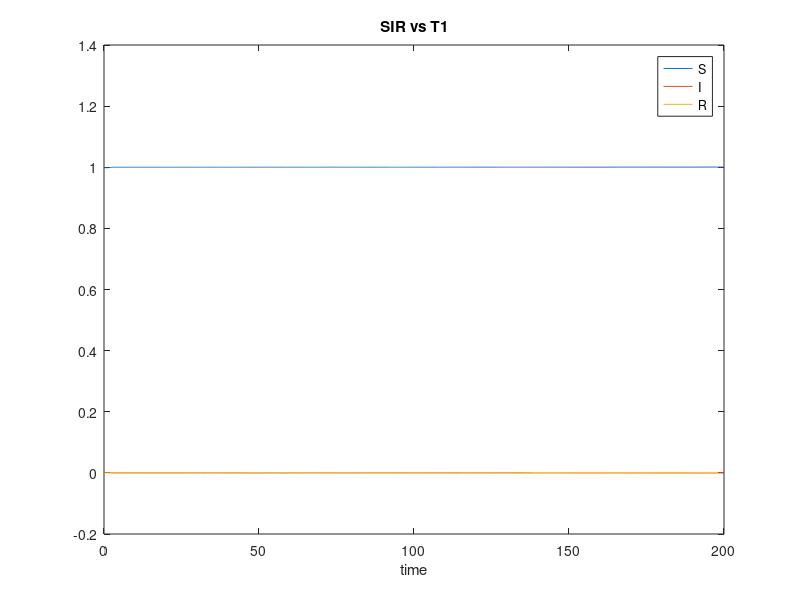
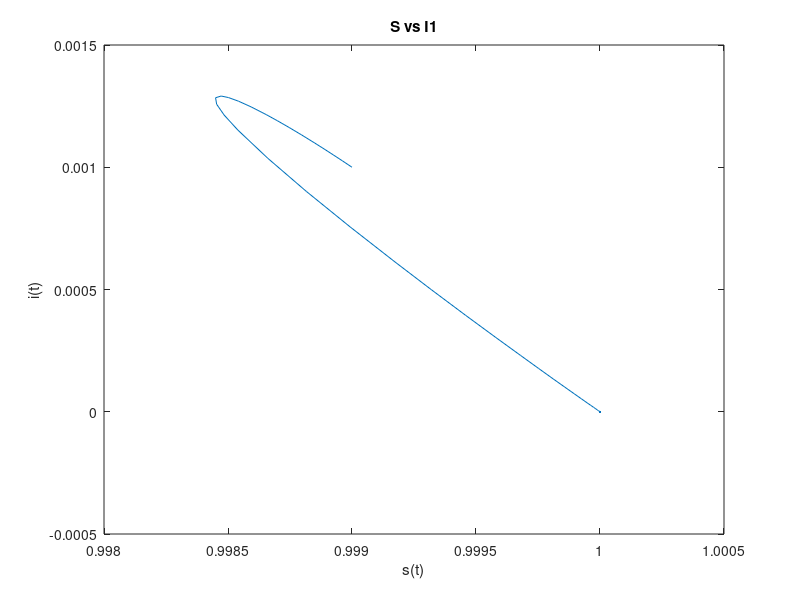
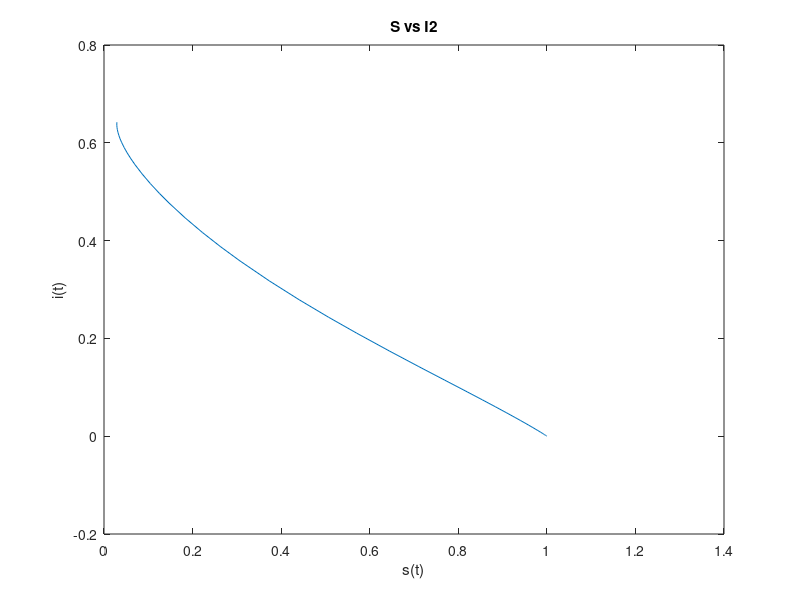
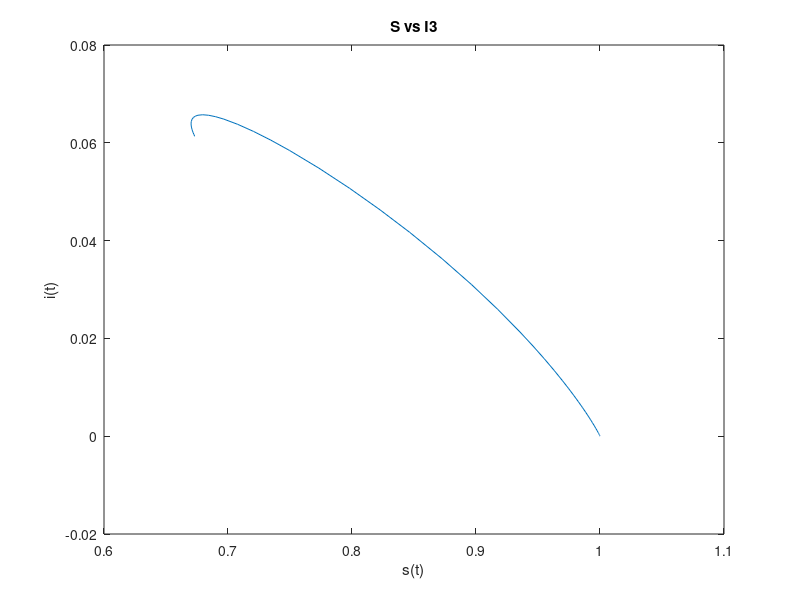

The MATLAB script that drew these images, in order: (Note: a time limit stopped this script after it produced the figures.)
%%%%%%% 2 %%%%%%%%%
function f = final_2


function [tg,fg] = getSIR(s_0,i_0,r_0,alpha,beta,lambda,maxTime)

function ff = odeSIR(s,i,r,alpha,beta,lambda,t)
ff = [lambda - lambda*s - beta*s*i ;beta*s*i - alpha*i - lambda*i ; alpha*i - lambda*r];
end

sir_0 = [s_0 i_0 r_0];


[t,sir] = ode45(@(t,sir) odeSIR(sir(1),sir(2),sir(3),alpha,beta,t),[0,maxTime],sir_0);

%return sir
fg = sir;
tg = t;
end

function fh = plotSirVsTime(sir,t,id)
fig=figure;
plot(t,sir(:,1:1),t,sir(:,2:2),t,sir(:,3:3));
title(strcat('SIR vs T ',id));
legend('S','I','R');
xlabel('time');
saveas(fig,strcat('SIRvTIME_',id),'png');
end

function fi = plotSvsI(sir,id)
fig2 = figure;
plot(sir(:,1:1),sir(:,2:2));
title(strcat('S vs I ',id));
xlabel('s(t)');
ylabel('i(t)');
saveas(fig2,strcat('SvI_',id), 'png');
end

%1 
[t1,sir1] = getSIR(0.999,0.001,0.0,1/3,1.05,1/60,200);
plotSirVsTime(sir1,t1,'1');

%2 
plotSvsI(sir1,'1');

%3
%Jacobian function
function jac = jacobian(s,i,r,alpha,beta,lambda)
jac = [-lambda-beta*i -beta*s 0;
       beta*i beta*s-alpha-lambda 0;
       0 alpha -lambda;];
end

%reach equalibrium
[t3,equalibrium] = getSIR(0.999,0.001,0.0,1/3,1.05,1/60,100);
jacob = jacobian(equalibrium(1),equalibrium(2),equalibrium(3),1/3,1.05,1/60)
evs = eig(jacob)
%equalibrium

%4
function init = initialSIR
%pick random s
s =  rand;
range = 1-s;
i = range*rand;
r = 1 - (s + i);

init = [s i r ];
end



    init2 = initialSIR
    [t2,sir2] = getSIR(init2(1),init2(2),init2(3),1/3,1.05,1/60,200);
    plotSvsI(sir2,'2');

    init3 = initialSIR
    [t3,sir3] = getSIR(init3(1),init3(2),init3(3),1/3,1.05,1/60,200);
    plotSvsI(sir3,'3');

    init4 = initialSIR
    [t4,sir4] = getSIR(init4(1),init4(2),init4(3),1/3,1.05,1/60,200);
    plotSvsI(sir4,'4');

    init5 = initialSIR
    [t5,sir5] = getSIR(init5(1),init5(2),init5(3),1/3,1.05,1/60,200);
    plotSvsI(sir5,'5');

    init6 = initialSIR
    [t6,sir6] = getSIR(init6(1),init6(2),init6(3),0.1,0.3,3,200);
    plotSvsI(sir6,'6');


%plot all on one graph.
fig2 = figure;
plot(sir1(:,1:1),sir1(:,2:2),sir2(:,1:1),sir2(:,2:2),sir3(:,1:1),sir3(:,2:2),sir4(:,1:1),sir4(:,2:2),sir5(:,1:1),sir5(:,2:2),sir6(:,1:1),sir6(:,2:2));
legend('Start point 1','Start point 2','Start point 3','Start point 4','Start point 5','Start point 6');
title('S vs I ALL 2');
xlabel('s(t)');
ylabel('i(t)');
saveas(fig2,'SvI_All', 'png');
end
